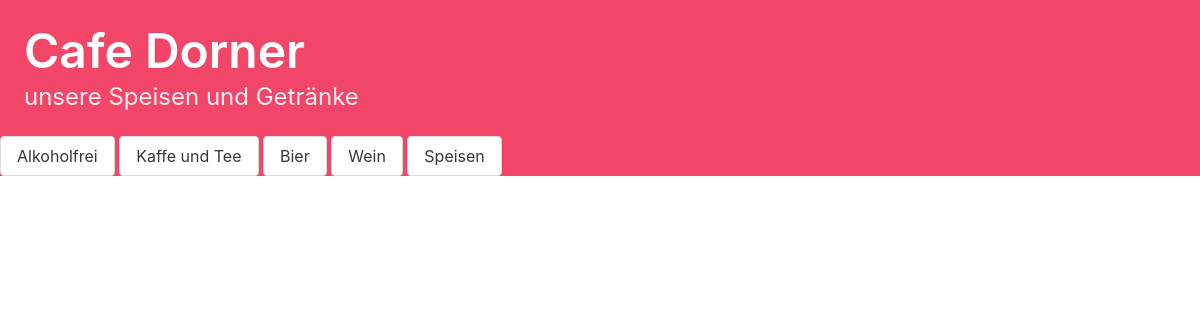
Before: / with the older database file.
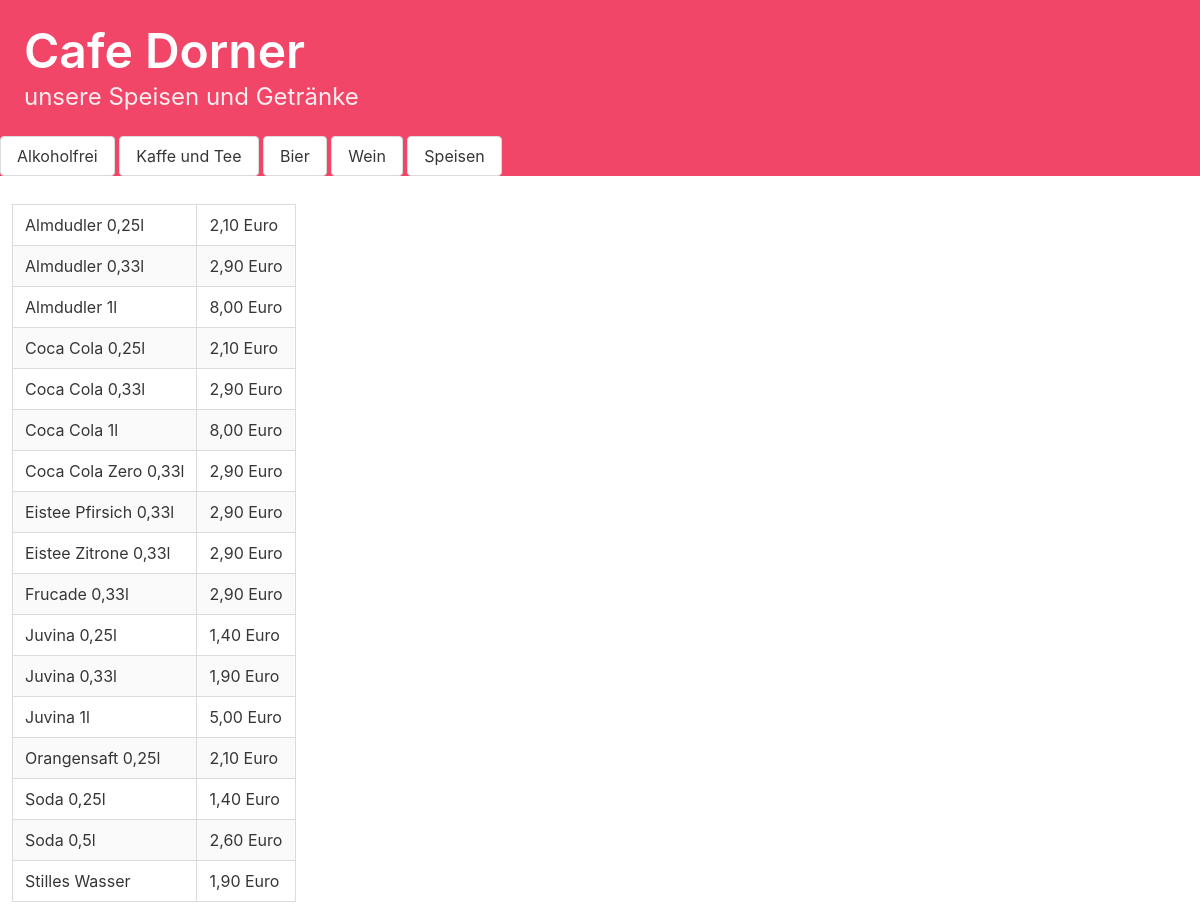
After: the same page with the newer database file.
### menue/models.py (models this page shows, shortened)
class Book(models.Model):
    Name = models.CharField(max_length=100)
    Kategorie = models.CharField(max_length=100)
    Verkaufspreis = models.CharField(max_length=100)

### menue/views.py (the view)
# urls.py: path('', views.menue_alkoholfrei.as_view(), name="alkoholfrei"),
class menue_alkoholfrei(ListView):
    model = Book
    template_name = "alkoholfrei.html"
    def get_queryset(self):
        return Book.objects.filter(Kategorie="Alkoholfrei")

### templates/alkoholfrei.html
{% extends "base.html" %}
{% block content %}
        <table class="table is-bordered is-striped">
            {% for item in object_list %}
            <tr>
                <td>{{ item.Name }} </td>
                <td>{{ item.Verkaufspreis |slice:"-1"}} Euro</td>
            </tr>
            {% endfor %}
        </table>
{% endblock %}

Changed rows visible on the page:
added Book: Name "Almdudler 0,25l", Verkaufspreis "2,10"
added Book: Name "Almdudler 0,33l", Verkaufspreis "2,90"
added Book: Name "Almdudler 1l", Verkaufspreis "8,00"
added Book: Name "Coca Cola 0,25l", Verkaufspreis "2,10"
added Book: Name "Coca Cola 0,33l", Verkaufspreis "2,90"
added Book: Name "Coca Cola 1l", Verkaufspreis "8,00"
added Book: Name "Coca Cola Zero 0,33l", Verkaufspreis "2,90"
added Book: Name "Eistee Pfirsich 0,33l", Verkaufspreis "2,90"
added Book: Name "Eistee Zitrone 0,33l", Verkaufspreis "2,90"
added Book: Name "Frucade 0,33l", Verkaufspreis "2,90"
added Book: Name "Juvina 0,25l", Verkaufspreis "1,40"
added Book: Name "Juvina 0,33l", Verkaufspreis "1,90"
added Book: Name "Juvina 1l", Verkaufspreis "5,00"
added Book: Name "Orangensaft 0,25l", Verkaufspreis "2,10"
added Book: Name "Soda 0,25l", Verkaufspreis "1,40"
added Book: Name "Soda 0,5l", Verkaufspreis "2,60"
added Book: Name "Stilles Wasser", Verkaufspreis "1,90"
